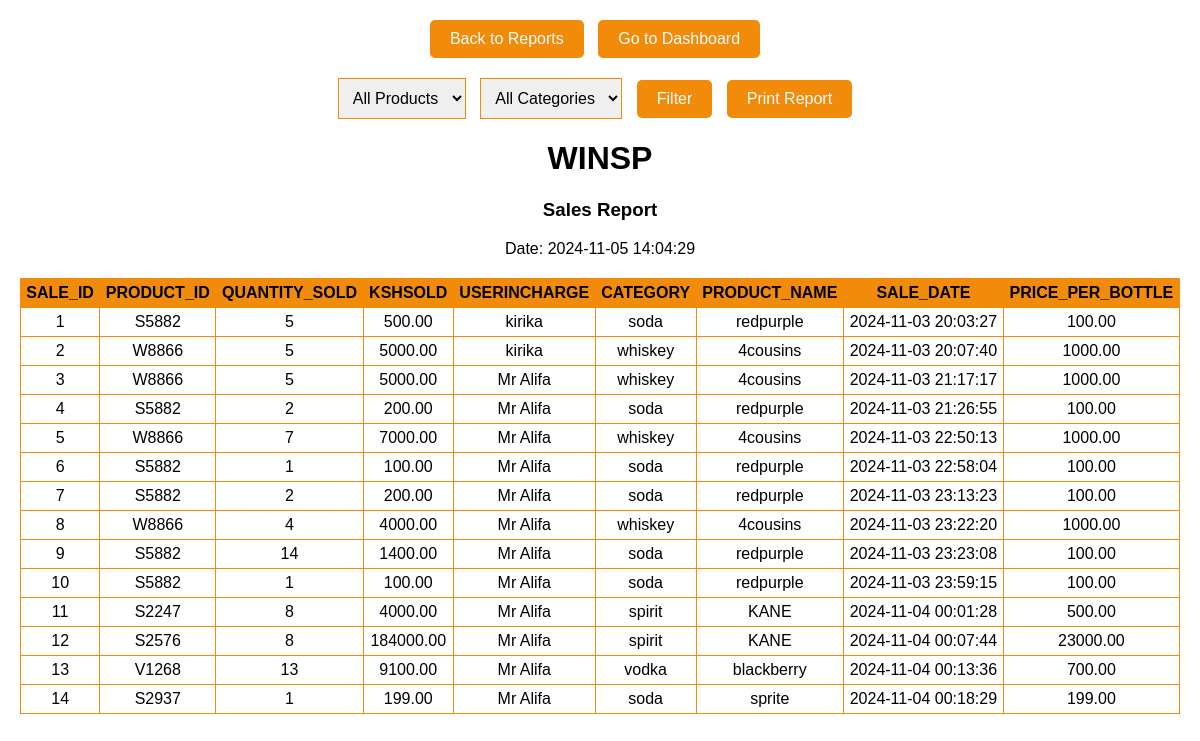
Page /PROJECTLIGHT/sales_report.php on the committed database.
### tables this page shows
CREATE TABLE `sales` (
  `sale_id` int(11) NOT NULL,
  `product_id` varchar(50) NOT NULL,
  `quantity_sold` int(11) NOT NULL,
  `kshSold` decimal(10,2) NOT NULL,
  `userIncharge` varchar(50) NOT NULL,
  `category` varchar(50) NOT NULL,
  `product_name` varchar(100) NOT NULL,
  `sale_date` timestamp NOT NULL DEFAULT current_timestamp(),
  `price_per_bottle` decimal(10,2) NOT NULL
);

### PROJECTLIGHT/sales_report.php (the view, shortened to what this page needs)
<?php
$servername = "localhost";
$dbname = "PROJECTLIGHT";
$dbusername = "root";
$dbpassword = "";
$conn = new mysqli($servername, $dbusername, $dbpassword, $dbname);
$query = "SELECT * FROM sales WHERE 1=1";
$result = mysqli_query($conn, $query);
$fields = [];
if ($result && mysqli_num_rows($result) > 0) {
    $fields = array_keys(mysqli_fetch_assoc($result));
    mysqli_data_seek($result, 0);
}
?>
<!DOCTYPE html>
<html lang="en">
<head>
</head>
<body>
    <div class="nav-buttons">
        <button class="nav-button" onclick="window.location.href='report.php';">Back to Reports</button>
        <button class="nav-button" onclick="window.location.href='admin.php';">Go to Dashboard</button>
    </div>
    <div class="filter-container">
        <form method="post" action="sales_report.php">
            <select name="product_name" class="select-category">
                <option value="All">All Products</option>
            </select>
            <select name="category_name" class="select-category">
                <option value="All">All Categories</option>
            </select>
            <button type="submit" class="button">Filter</button>
            <button type="button" class="print-button" onclick="printReport();">Print Report</button>
        </form>
    </div>
    <?php if (mysqli_num_rows($result) > 0): ?>
        <div id="printableArea">
            <h1>WINSP</h1>
            <h3>Sales Report</h3>
            <p class="real-time-date">Date: <?php echo date('Y-m-d H:i:s'); ?></p>
            <table>
                <tr>
                    <?php foreach ($fields as $field): ?>
                        <th><?php echo strtoupper($field); ?></th>
                    <?php endforeach; ?>
                </tr>
                <?php while ($row = mysqli_fetch_assoc($result)): ?>
                    <tr>
                        <?php foreach ($fields as $field): ?>
                            <td><?php echo $row[$field] ?? 'N/A'; ?></td>
                        <?php endforeach; ?>
                    </tr>
                <?php endwhile; ?>
            </table>
        </div>
    <?php else: ?>
        <p>No sales found.</p>
    <?php endif; ?>
</body>
</html>

### PROJECTLIGHT/sales_report.php (style rules this page uses)
body { font-family: Arial, sans-serif; margin: 20px; }
h1, h3, .real-time-date { text-align: center; }
table { width: 100%; border-collapse: collapse; margin-top: 20px; }
th, td { border: 1px solid #f28a0a; padding: 5px; text-align: center; }
th { background-color: #f28a0a; }
.filter-container { display: flex; justify-content: center; margin-bottom: 20px; }
.select-category { padding: 10px; margin-right: 10px; font-size: 16px; border: 1px solid #f28a0a; }
.button, .print-button, .nav-button { padding: 10px 20px; font-size: 16px; cursor: pointer; background-color: #f28a0a; color: white; border: none; border-radius: 5px; margin-right: 10px; }
.nav-buttons { text-align: center; margin-bottom: 20px; }

### rows in the picture
sales: sale_id "1", product "S5882", quantity_sold "5", kshSold "500.00", userIncharge "kirika", category "soda", product_name "redpurple", sale_date "2024-11-03 20:03:27", price_per_bottle "100.00"
sales: sale_id "2", product "W8866", quantity_sold "5", kshSold "5000.00", userIncharge "kirika", category "whiskey", product_name "4cousins", sale_date "2024-11-03 20:07:40", price_per_bottle "1000.00"
sales: sale_id "3", product "W8866", quantity_sold "5", kshSold "5000.00", userIncharge "Mr Alifa", category "whiskey", product_name "4cousins", sale_date "2024-11-03 21:17:17", price_per_bottle "1000.00"
sales: sale_id "4", product "S5882", quantity_sold "2", kshSold "200.00", userIncharge "Mr Alifa", category "soda", product_name "redpurple", sale_date "2024-11-03 21:26:55", price_per_bottle "100.00"
sales: sale_id "5", product "W8866", quantity_sold "7", kshSold "7000.00", userIncharge "Mr Alifa", category "whiskey", product_name "4cousins", sale_date "2024-11-03 22:50:13", price_per_bottle "1000.00"
sales: sale_id "6", product "S5882", quantity_sold "1", kshSold "100.00", userIncharge "Mr Alifa", category "soda", product_name "redpurple", sale_date "2024-11-03 22:58:04", price_per_bottle "100.00"
sales: sale_id "7", product "S5882", quantity_sold "2", kshSold "200.00", userIncharge "Mr Alifa", category "soda", product_name "redpurple", sale_date "2024-11-03 23:13:23", price_per_bottle "100.00"
sales: sale_id "8", product "W8866", quantity_sold "4", kshSold "4000.00", userIncharge "Mr Alifa", category "whiskey", product_name "4cousins", sale_date "2024-11-03 23:22:20", price_per_bottle "1000.00"
sales: sale_id "9", product "S5882", quantity_sold "14", kshSold "1400.00", userIncharge "Mr Alifa", category "soda", product_name "redpurple", sale_date "2024-11-03 23:23:08", price_per_bottle "100.00"
sales: sale_id "10", product "S5882", quantity_sold "1", kshSold "100.00", userIncharge "Mr Alifa", category "soda", product_name "redpurple", sale_date "2024-11-03 23:59:15", price_per_bottle "100.00"
sales: sale_id "11", product "S2247", quantity_sold "8", kshSold "4000.00", userIncharge "Mr Alifa", category "spirit", product_name "KANE", sale_date "2024-11-04 00:01:28", price_per_bottle "500.00"
sales: sale_id "12", product "S2576", quantity_sold "8", kshSold "184000.00", userIncharge "Mr Alifa", category "spirit", product_name "KANE", sale_date "2024-11-04 00:07:44", price_per_bottle "23000.00"
sales: sale_id "13", product "V1268", quantity_sold "13", kshSold "9100.00", userIncharge "Mr Alifa", category "vodka", product_name "blackberry", sale_date "2024-11-04 00:13:36", price_per_bottle "700.00"
sales: sale_id "14", product "S2937", quantity_sold "1", kshSold "199.00", userIncharge "Mr Alifa", category "soda", product_name "sprite", sale_date "2024-11-04 00:18:29", price_per_bottle "199.00"

### other values in the picture
$field "SALE_ID"
$field "PRODUCT_ID"
$field "QUANTITY_SOLD"
$field "KSHSOLD"
$field "USERINCHARGE"
$field "CATEGORY"
$field "PRODUCT_NAME"
$field "SALE_DATE"
$field "PRICE_PER_BOTTLE"
